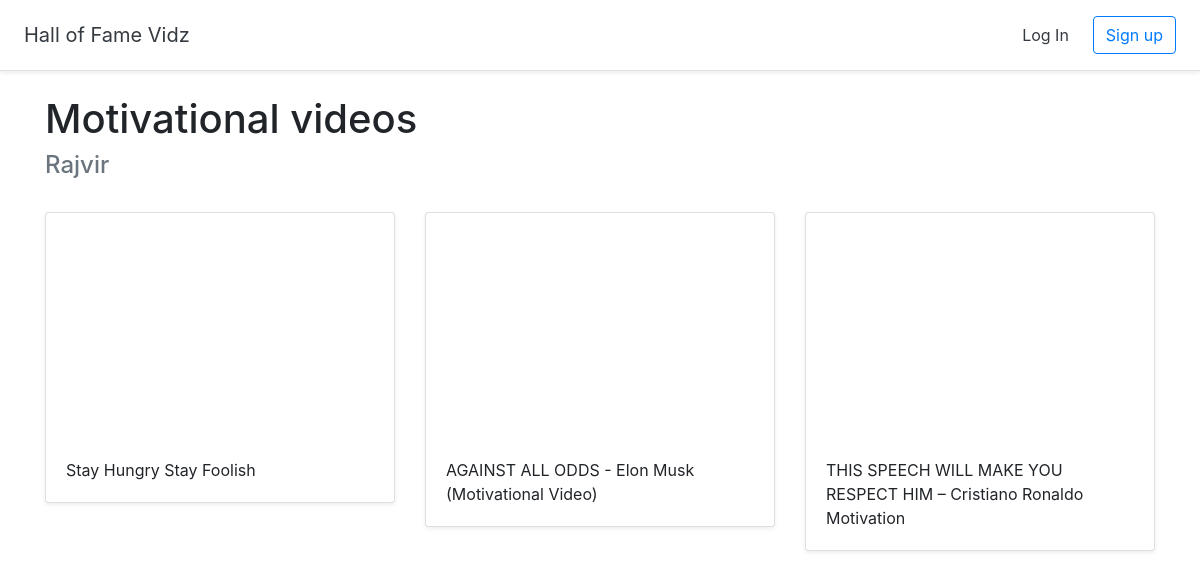
The page /halloffame/3 on the database its author committed.
### halls/models.py (models this page shows)
class Hall(models.Model):
    title = models.CharField(max_length=255)
    user = models.ForeignKey(User, on_delete= models.CASCADE)

class Video(models.Model):
    title = models.CharField(max_length=255)
    url = models.URLField()
    youtube_id = models.CharField(max_length=255)
    hall = models.ForeignKey(Hall, on_delete=models.CASCADE)

### halls/views.py (the view)
# urls.py: path('halloffame/<int:pk>',views.DetailHall.as_view(), name = 'detail_hall'),
class DetailHall(generic.DetailView):
    model = Hall
    template_name = 'halls/detail_hall.html'

### halls/templates/halls/detail_hall.html (shortened to what this page needs)
{%extends 'base.html'%}
{%block content%}
<br>
<div class = "container">
    <h1>
        {{hall.title}}
    </h1>
    <h4 class = "text-muted">
        {{hall.user.username}}
    </h4>
        <br>
        <div class = "row">
            {%for video in hall.video_set.all%}
            <div class="col-md-4">
                <div class="card mb-4 shadow-sm">
                    <iframe width="100%" height="225" src="https://www.youtube.com/embed/{{video.youtube_id}}"
                        title="YouTube video player" frameborder="0"
                        allow="accelerometer; autoplay; clipboard-write; encrypted-media; gyroscope; picture-in-picture"
                        allowfullscreen>
                    </iframe>
                    <div class="card-body">
                        <p class="card-text">
                            {{video.title }}
                        </p>
                    </div>
                </div>
            </div>
            {%endfor%}
            </div>
</div>
{%endblock %}

### rows shown on the page
Hall: title "Motivational videos", user.username "Rajvir"
Video: title "Stay Hungry Stay Foolish"
Video: title "AGAINST ALL ODDS - Elon Musk (Motivational Video)"
Video: title "THIS SPEECH WILL MAKE YOU RESPECT HIM – Cristiano Ronaldo Motivation"
